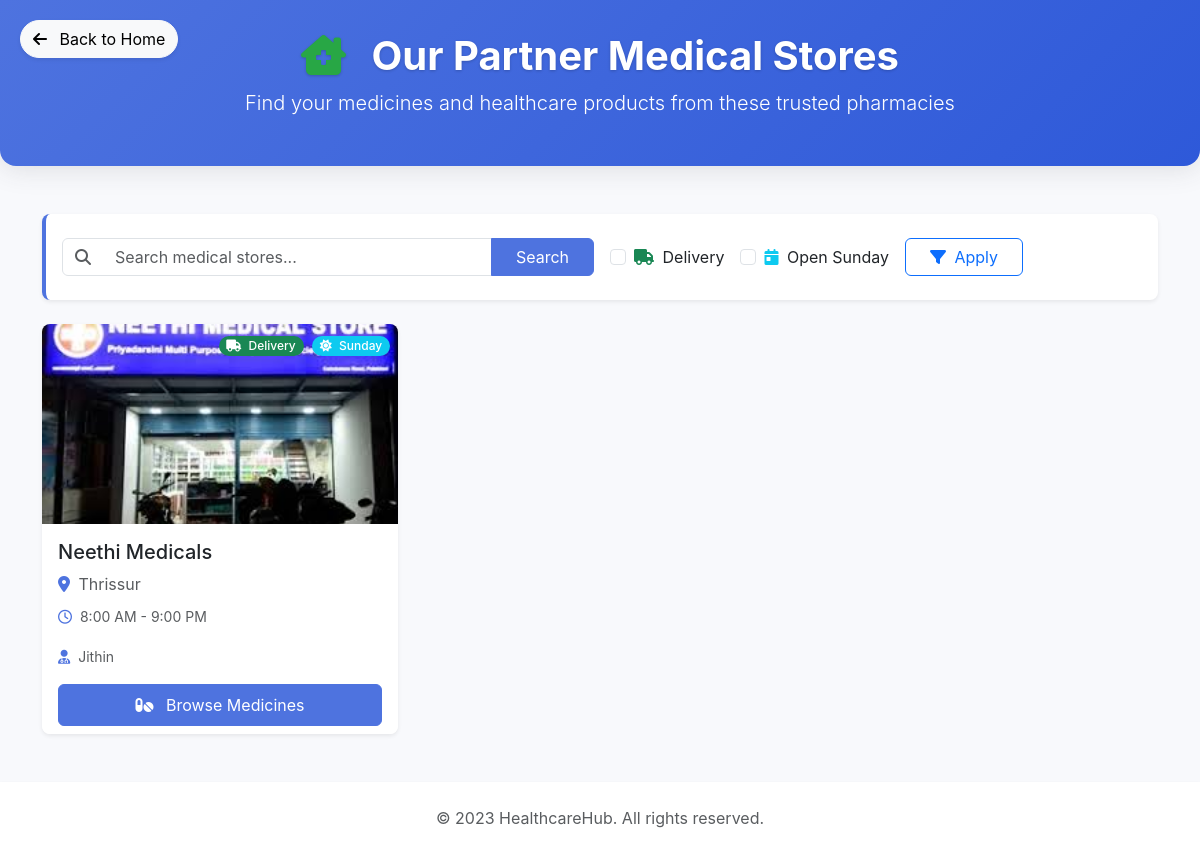
The app's page /flat_occupant_medicalstore_list/ with its own data.
### app/models.py (models this page shows, shortened)
class MedicalStore(models.Model):
    provider = models.ForeignKey(Service_Provider, on_delete=models.CASCADE, related_name='medicalstore_provider')
    name = models.CharField(max_length=100)
    location = models.CharField(max_length=200)
    opening_time = models.TimeField()
    closing_time = models.TimeField()
    delivery_available = models.BooleanField(default=False)
    is_active = models.BooleanField(default=True)
    sunday_available = models.BooleanField(default=False)
    owner_name = models.CharField(max_length=100)
    owner_contact = models.CharField(max_length=15)
    email = models.EmailField(unique=True)
    image = models.ImageField(upload_to='supermarket_images/', blank=True)
    username = models.CharField(max_length=50, unique=True)
    password = models.CharField(max_length=255)
    created_at = models.DateTimeField(auto_now_add=True)
    updated_at = models.DateTimeField(auto_now=True)

### app/views.py (the view)
# urls.py: path('flat_occupant_medicalstore_list/', views.flat_occupant_medicalstore_list, name='flat_occupant_medicalstore_list'),
def flat_occupant_medicalstore_list(request):
    query = request.GET.get('query', '')
    is_delivery = request.GET.get('delivery', '')
    is_open_sunday = request.GET.get('sunday', '')
    medical_stores = MedicalStore.objects.filter(is_active=True)
    if query:
        medical_stores = medical_stores.filter(
            Q(name__icontains=query) |
            Q(location__icontains=query) |
            Q(owner_name__icontains=query)
        )
    if is_delivery:
        medical_stores = medical_stores.filter(delivery_available=True)
    if is_open_sunday:
        medical_stores = medical_stores.filter(sunday_available=True)
    context = {
        'medical_stores': medical_stores,
        'query': query,
        'is_delivery': is_delivery,
        'is_open_sunday': is_open_sunday,
    }
    return render(request, 'flat_occupant_medicalstore_list.html', context)

### app/templates/flat_occupant_medicalstore_list.html (shortened to what this page needs)
{% load static %}
<!DOCTYPE html>
<html lang="en">
<head>
    <link href="https://cdn.jsdelivr.net/npm/bootstrap@5.3.0/dist/css/bootstrap.min.css" rel="stylesheet">
    <link rel="stylesheet" href="https://cdnjs.cloudflare.com/ajax/libs/font-awesome/6.4.0/css/all.min.css">
</head>
<body>
    <a href="{% url 'flat_occupant_home' %}" class="btn btn-light back-btn rounded-pill shadow-sm">
        <i class="fas fa-arrow-left me-2"></i> Back to Home
    </a>
    <div class="page-header">
        <div class="container text-center">
            <h1><i class="fas fa-clinic-medical me-3 medical-icon"></i> Our Partner Medical Stores</h1>
            <p class="lead">Find your medicines and healthcare products from these trusted pharmacies</p>
        </div>
    </div>
    <div class="container my-5">
        <div class="card shadow-sm mb-4 filter-card">
            <div class="card-body py-4">
                <form method="get" class="row g-3 align-items-center">
                    <div class="col-md-6">
                        <div class="input-group">
                            <span class="input-group-text bg-white"><i class="fas fa-search text-muted"></i></span>
                            <input type="text" name="query" class="form-control border-start-0" placeholder="Search medical stores..." value="{{ query }}">
                            <button class="btn btn-primary px-4" type="submit">
                                Search
                            </button>
                        </div>
                    </div>
                    <div class="col-md-6">
                        <div class="d-flex flex-wrap align-items-center">
                            <div class="form-check me-3 mb-2 mb-md-0">
                                <input class="form-check-input" type="checkbox" name="delivery" id="delivery" value="true" {% if is_delivery %}checked{% endif %}>
                                <label class="form-check-label" for="delivery">
                                    <i class="fas fa-truck text-success me-1"></i> Delivery
                                </label>
                            </div>
                            <div class="form-check me-3 mb-2 mb-md-0">
                                <input class="form-check-input" type="checkbox" name="sunday" id="sunday" value="true" {% if is_open_sunday %}checked{% endif %}>
                                <label class="form-check-label" for="sunday">
                                    <i class="fas fa-calendar-day text-info me-1"></i> Open Sunday
                                </label>
                            </div>
                            <button type="submit" class="btn btn-outline-primary px-4">
                                <i class="fas fa-filter me-1"></i> Apply
                            </button>
                        </div>
                    </div>
                </form>
            </div>
        </div>
        {% if medical_stores %}
        <div class="row row-cols-1 row-cols-md-2 row-cols-lg-3 g-4">
            {% for store in medical_stores %}
            <div class="col">
                <div class="card h-100 shadow-sm hover-elevation">
                    <div class="position-relative">
                        {% if store.image %}
                        <img src="{{ store.image.url }}" class="card-img-top" alt="{{ store.name }}" style="height: 200px; object-fit: cover;">
                        {% else %}
                        <img src="{% static 'images/default_medicalstore.jpg' %}" class="card-img-top" alt="{{ store.name }}" style="height: 200px; object-fit: cover;">
                        {% endif %}
                        <div class="position-absolute top-0 end-0 p-2">
                            {% if store.delivery_available %}
                            <span class="badge rounded-pill bg-success me-1">
                                <i class="fas fa-truck me-1"></i> Delivery
                            </span>
                            {% endif %}
                            {% if store.sunday_available %}
                            <span class="badge rounded-pill bg-info">
                                <i class="fas fa-sun me-1"></i> Sunday
                            </span>
                            {% endif %}
                        </div>
                    </div>
                    <div class="card-body">
                        <h5 class="card-title text-dark">{{ store.name }}</h5>
                        <p class="card-text text-muted mb-2">
                            <i class="fas fa-map-marker-alt me-1 text-primary"></i> {{ store.location }}
                        </p>
                        <p class="card-text mb-3">
                            <small class="text-muted">
                                <i class="far fa-clock me-1 text-primary"></i> {{ store.opening_time|time:"g:i A" }} - {{ store.closing_time|time:"g:i A" }}
                            </small>
                        </p>
                        <p class="card-text">
                            <small class="text-muted">
                                <i class="fas fa-user-md me-1 text-primary"></i> {{ store.owner_name }}
                            </small>
                        </p>
                    </div>
                    <div class="card-footer bg-white border-top-0 pt-0">
                        <a href="{% url 'flat_occupant_medicalstore_medicines' store.id %}" class="btn btn-primary w-100 py-2">
                            <i class="fas fa-pills me-2"></i> Browse Medicines
                        </a>
                    </div>
                </div>
            </div>
            {% endfor %}
        </div>
        {% endif %}
    </div>
    <footer class="bg-white py-4 mt-5 shadow-sm">
        <div class="container text-center text-muted">
            <p class="mb-0">&copy; 2023 HealthcareHub. All rights reserved.</p>
        </div>
    </footer>
</body>
</html>

### app/templates/flat_occupant_medicalstore_list.html (style rules this page uses)
:root { --primary-color: #4e73df; --secondary-color: #f8f9fc; --accent-color: #2e59d9; --text-color: #5a5c69; }
body { background-color: #f8f9fc; color: var(--text-color); font-family: 'Nunito', -apple-system, BlinkMacSystemFont, 'Segoe UI', Roboto, 'Helvetica Neue', Arial, sans-serif; }
.card { border: none; border-radius: 0.5rem; transition: all 0.3s ease; overflow: hidden; }
.btn-primary { background-color: var(--primary-color); border-color: var(--primary-color); }
.text-primary { color: var(--primary-color) !important; }
.badge { font-weight: 500; padding: 0.35em 0.65em; }
.back-btn { position: absolute; top: 20px; left: 20px; z-index: 1000; }
.page-header { position: relative; padding: 2rem 0; margin-bottom: 2rem; background: linear-gradient(135deg, var(--primary-color) 0%, var(--accent-color) 100%); color: white; border-radius: 0 0 1rem 1rem; box-shadow: 0 0.15rem 1.75rem 0 rgba(58, 59, 69, 0.15); }
.page-header h1 { font-weight: 700; text-shadow: 0 1px 3px rgba(0,0,0,0.2); }
.filter-card { border-left: 4px solid var(--primary-color); }
.medical-icon { color: #28a745; }

### records on screen
MedicalStore: image (picture), delivery_available True (drawn), sunday_available True (drawn), name "Neethi Medicals", location "Thrissur", opening_time "8:00 AM", closing_time "9:00 PM", owner_name "Jithin"
